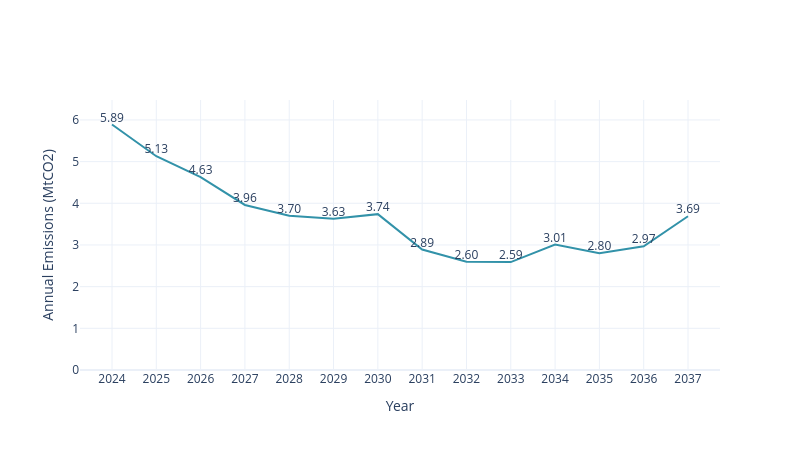

Source (notebook cell):
### Code cell
em_upme = pd.read_csv(emissions)
em_sw = pd.read_csv(model_outputs_path+'/emissions.csv')
sw.scenarios.annual_emmissions(em_upme, 'PERIOD', 'AnnualEmissions_tCO2_per_yr')

### Figure 1 — Plotly figure (JSON) as saved in the notebook; plotly's stock layout.template omitted (floating-point values rounded to 4 significant figures)
{"data": [{"line": {"color": "#3292A9"}, "mode": "lines+text", "text": ["5.89", "5.13", "4.63", "3.96", "3.70", "3.63", "3.74", "2.89", "2.60", "2.59", "3.01", "2.80", "2.97", "3.69"], "textposition": "top center", "type": "scatter", "x": [2024, 2025, 2026, 2027, 2028, 2029, 2030, 2031, 2032, 2033, 2034, 2035, 2036, 2037], "y": [5.89, 5.13, 4.63, 3.96, 3.7, 3.63, 3.74, 2.89, 2.6, 2.59, 3.01, 2.8, 2.97, 3.69]}], "layout": {"height": 450, "showlegend": false, "width": 800, "xaxis": {"tickvals": [2024, 2025, 2026, 2027, 2028, 2029, 2030, 2031, 2032, 2033, 2034, 2035, 2036, 2037], "title": {"text": "Year"}}, "yaxis": {"range": [0, 6.479], "title": {"text": "Annual Emissions (MtCO2)"}}}}
